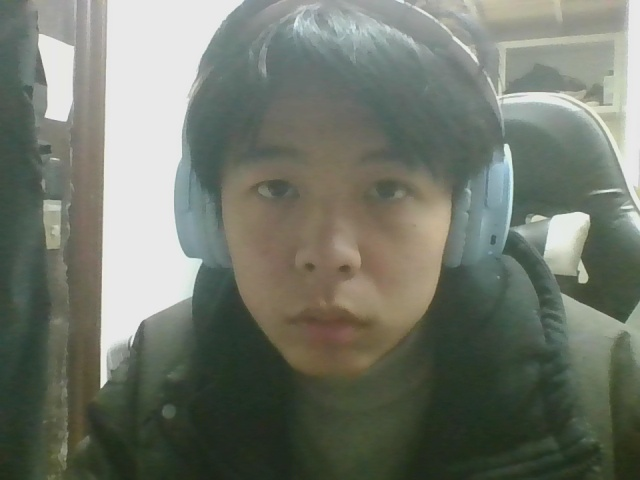
#> input picture src/img/captured_test.jpg, 640 x 480 px, found by its file name
$ python predict.py
#> lines starting #> are read from the running program, lines starting #| are printed output that depends on the picture
import numpy as np
import cv2
# SIFT 特征提取
def sift_keypoints(image):
    sift = cv2.SIFT_create()
    keypoints, descriptors = sift.detectAndCompute(image, None)
    return keypoints, descriptors

# 示例：读取图像并提取 SIFT 特征
image = cv2.imread('src\img\captured_test.jpg', 0)
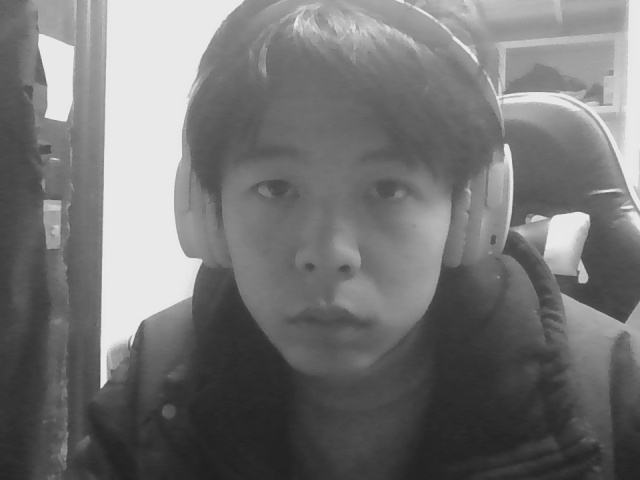
#> image: shape (480, 640); min 31, max 240, mean 116
keypoints, descriptors = sift_keypoints(image)
#> in sift_keypoints, `keypoints, descriptors = sift.detectAndCompute(image, None)`: keypoints = 333 keypoints; strongest (x, y, size): (563, 235, 31), (143, 274, 79.7), (102, 385, 2.7), (116, 329, 27.8)

cv2.drawKeypoints(image, keypoints, image, flags=cv2.DRAW_MATCHES_FLAGS_DRAW_RICH_KEYPOINTS)
cv2.imshow('SIFT Keypoints', image)
cv2.waitKey(0)
